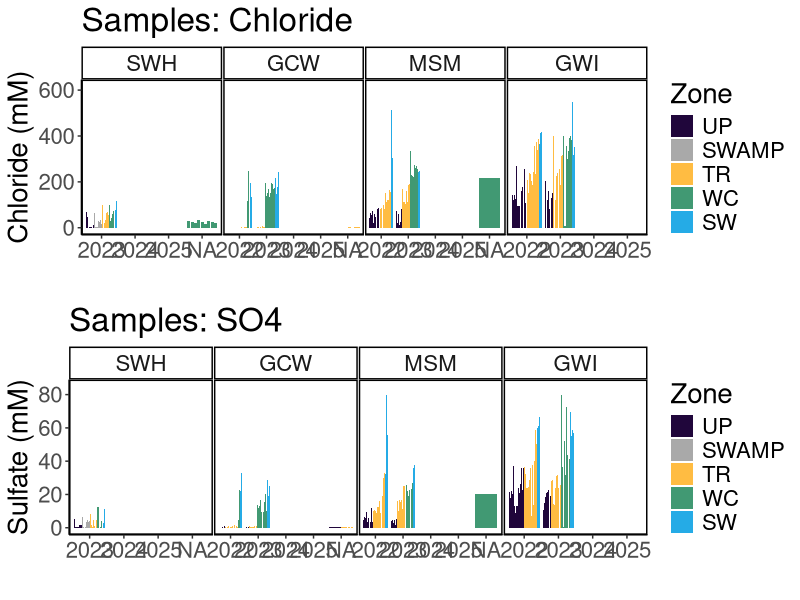
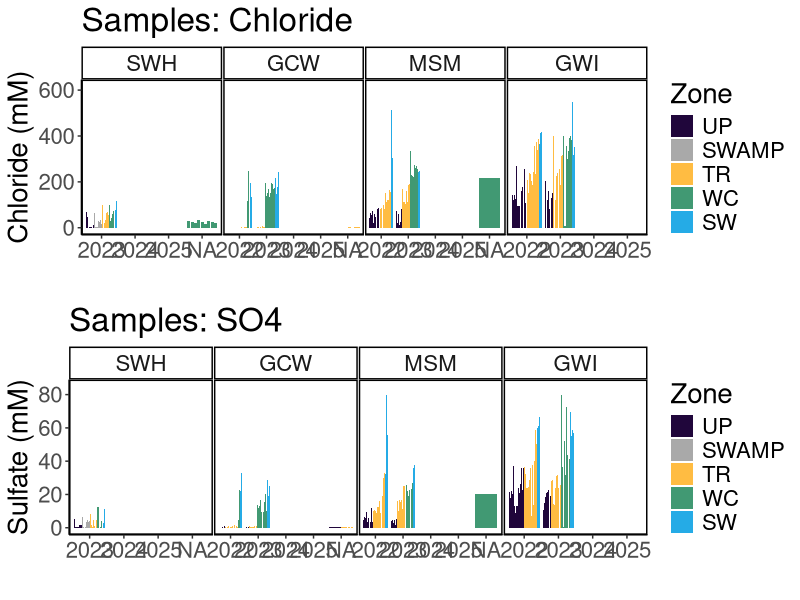
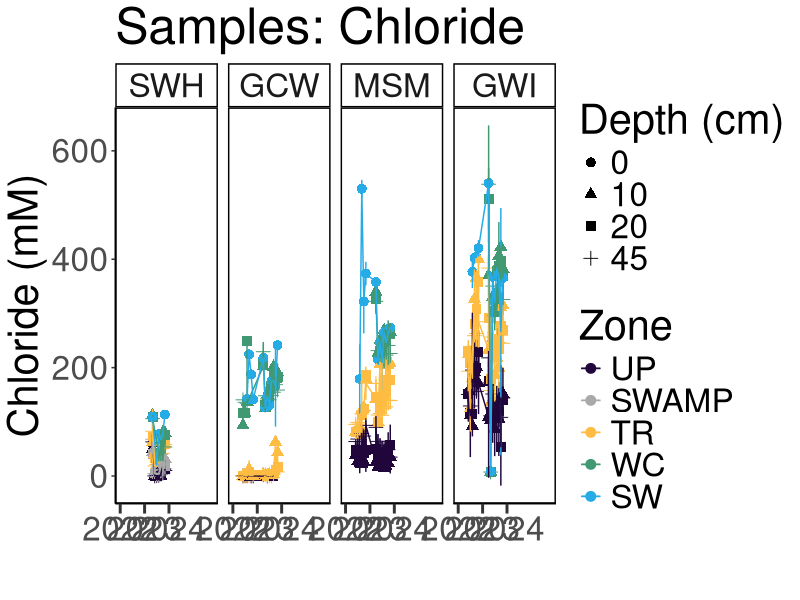
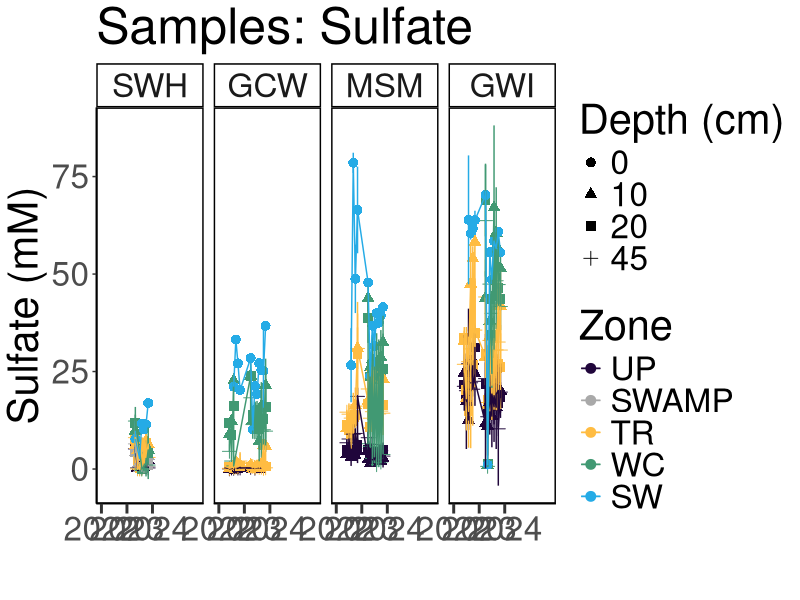
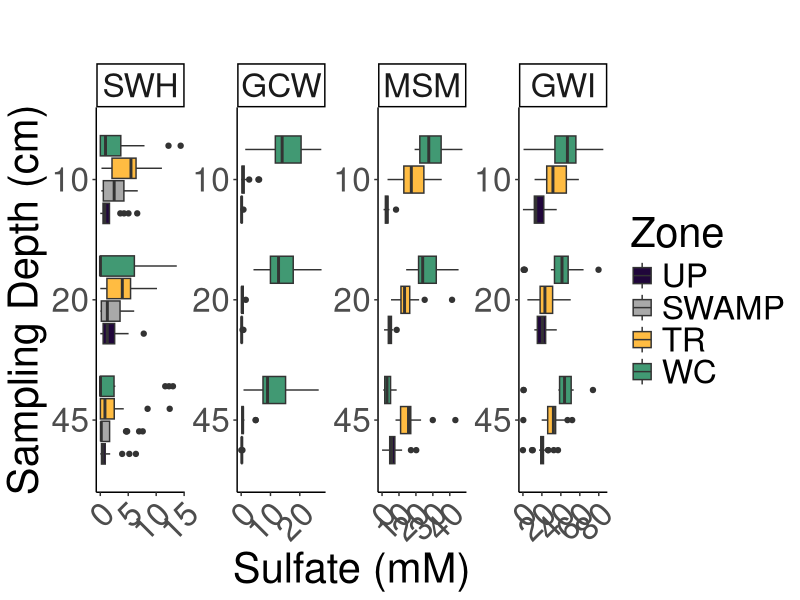
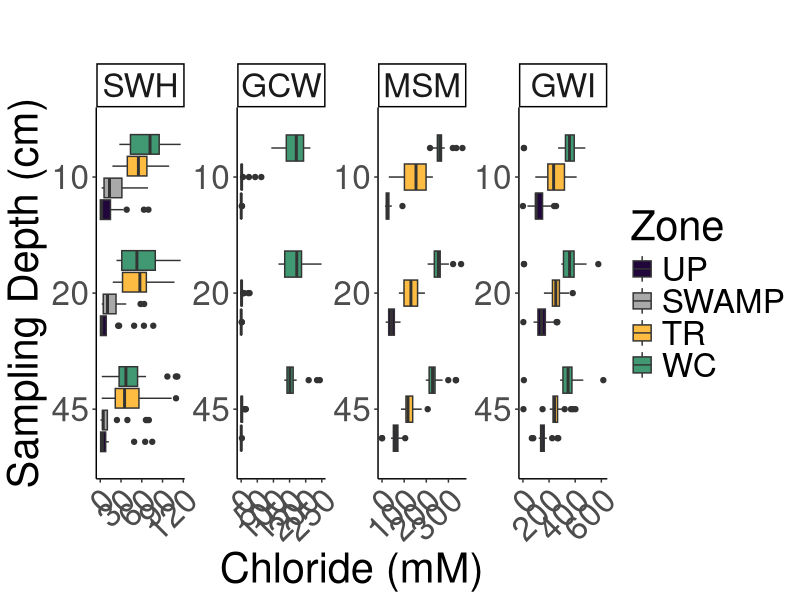
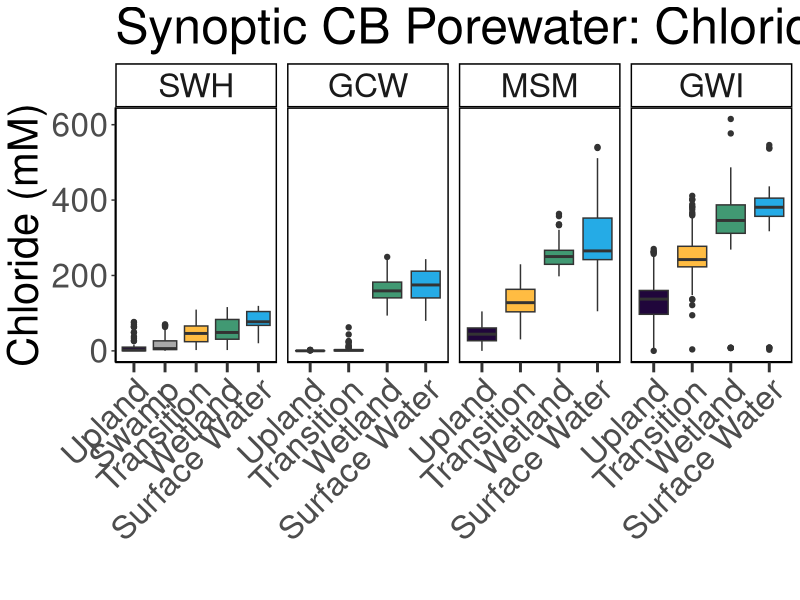
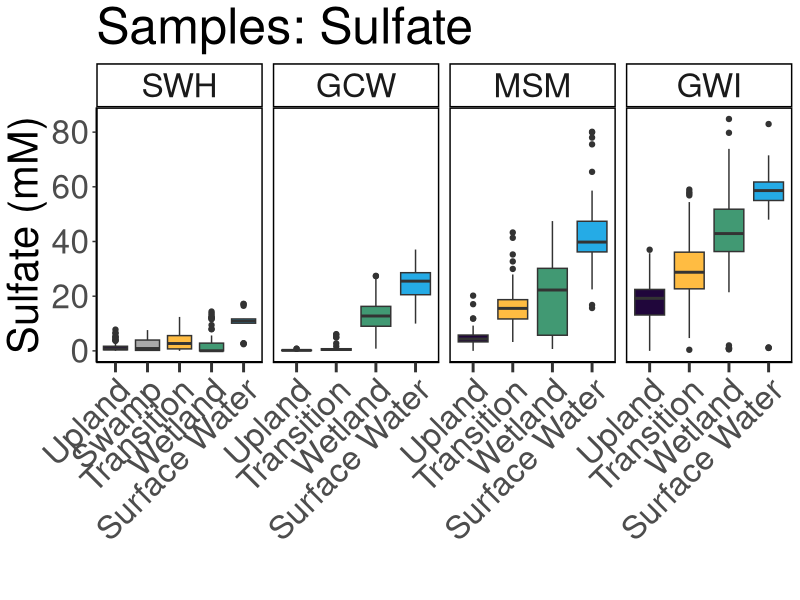

Write the R code that produced these figures, in order.
## ---- chunk 1
library(dplyr)
library(ggplot2)
library(ggpubr)
library(stringr)
library(readxl)
library(tidyr)
library(tibble)
library(openxlsx)
library(knitr)
## ---- chunk 2

#read in 2022 Dionex Data:
dat22 <- read.csv("2022/COMPASS_SynopticCB_SO4_Cl_2022.csv")
# head(dat22)
colnames(dat22)

#read in 2023 Dionex Data:
dat23 <- read.csv("2023/COMPASS_SynopticCB_SO4_Cl_2023.csv")
# head(dat23)
colnames(dat23)

#read in 2024 Dionex Data:
dat24 <- read.csv("2024/COMPASS_SynopticCB_SO4_Cl_2024.csv")
# head(dat24)
colnames(dat24)

#read in 2025 Dionex Data:
dat25 <- read.csv("2025/COMPASS_SynopticCB_SO4_Cl_2025.csv")
# head(dat25)
colnames(dat25)

all_dat <- bind_rows(dat22, dat23, dat24, dat25)

all_dat <- all_dat %>%
  dplyr::select(
    Project, Region, Sample_ID, Year, Month, Day, Time, Time_Zone,
    Site, Zone, Replicate, Depth_cm, 
    SO4_ppm, SO4_mM, SO4_Conc_flag, SO4_QAQC_flag, Cl_ppm, Cl_mM, Cl_Conc_flag, Cl_QAQC_flag, salinity,
    Analysis_rundate,  Run_notes, Field_notes
        # list columns in the order you want them
  )

##Set 4 decimal points max
all_dat <- all_dat %>%
  mutate(across(where(is.numeric), round, digits = 4)) ##This does make all salinities 0 when Cl_ppm is 0 instead of 0.000026

## ---- chunk 3

#pull the column names from the all_dat dataframe and create a new dataframe with them 
metadat <- data.frame(Column_Names = colnames(all_dat))
metadat

metadat$Description <- ""
metadat$Units <- ""
metadat$Instrument_ifapplicable <- ""

#add information about each line: 

metadat$Description <- c("Project name", 
                         "Region samples originated from: CB = Chesapeake Bay",
                         "Sample identifier used in laboratory and field", 
                         "Year (YYYY) of sample collection", 
                         "Month (#) of sample collection",
                         "Day (#) of sample collection",
                         "Time (HH:MM) of sample collection",
                         "Time Zone of sample collection",
                         "Name of sampling transect location (GCW, SWH, MSM, GWI), see dataset locations for coordinates", 
                         "Zone within space-for-time transect (UP=Upland, SWAMP=Swamp, TR=Transition, WC=Wetland Control, SW=Surface Water)",
                         "Lysimeter or sample replicate id (A-C)", 
                         "Depth in centimeters from which water sample was taken", 
                         "Sulfate concentration in ppm", 
                         "Sulfate concentration in mM", 
                         "Sulfate concentration flag base on standard curve (bdl=below detection limit (0), adl=above detection limit (highest   
                         standard), Within_Range=within detection range)", 
                         "Sulfate QAQC Flags generated during checks of standards, blanks, dups, and spks",
                         "Chloride concentration in ppm", 
                         "Chloride concentration in mM", 
                         "Chloride concentration flag base on standard curve (bdl=below detection limit (0), adl=above detection limit (highest   
                         standard), Within_Range=within detection range)", 
                         "Chloride QAQC Flags generated during checks of standards, blanks, dups, and spks", 
                         "Salinity calculated using the Knudsen equation: Salinity=((1.807*(Chloride ppm)+0.026)/1000", 
                         "The date that samples were run on the Dionex IC", 
                         "Any notes generated during QAQC", 
                         "Notes generated during field sample collection")

metadat$Units <-       c("NA", 
                         "NA",
                         "NA", 
                         "NA",
                         "NA",
                         "NA", 
                         "NA",
                         "NA", 
                         "NA", 
                         "NA",
                         "NA", 
                         "cm",
                         "ppm", 
                         "mM", 
                         "NA", 
                         "NA", 
                         "ppm", 
                         "mM", 
                         "NA", 
                         "NA", 
                         "ppt", 
                         "NA", 
                         "NA",
                         "NA")

metadat$Instrument_ifapplicable <-  
  
                       c("NA", 
                         "NA",
                         "NA", 
                         "NA",
                         "NA",
                         "NA", 
                         "NA",
                         "NA", 
                         "NA", 
                         "NA",
                         "NA", 
                         "NA",
                         "Dionex Integrion HPIC (Thermo Fisher)", 
                         "Dionex Integrion HPIC (Thermo Fisher)", 
                         "NA", 
                         "NA", 
                         "Dionex Integrion HPIC (Thermo Fisher)", 
                         "Dionex Integrion HPIC (Thermo Fisher)", 
                         "NA", 
                         "NA", 
                         "NA", 
                         "NA", 
                         "NA",
                         "NA")


## ---- chunk 4

#write out a csv of all the data to the main folder: 
write.csv(all_dat, "COMPASS_SynopticCB_SO4_Cl_AllData.csv")


#write out a csv of the metadata associated with the data: 
write.csv(metadat, "COMPASS_SynopticCB_SO4_Cl_Metadata.csv")

## ---- chunk 5

data_plotting <- all_dat

#Order by Zone from Upland to Surface Water
data_plotting$Zone = factor(data_plotting$Zone, levels = c("UP", "SWAMP", "TR", "WC", "SW"))
data_plotting <- data_plotting[order(data_plotting$Zone), ]

#Order by Site from SWH, GCW, MSM, GWI order, which is oligohaline to polyhaline
data_plotting$Site = factor(data_plotting$Site, levels = c("SWH", "GCW", "MSM", "GWI"))
data_plotting <- data_plotting[order(data_plotting$Site), ]

#Plot samples to get a first look at concentrations (sanity check)
#group the data for plotting
data_plotting_all <- data_plotting %>%
  group_by(Site, Zone) %>%
  mutate(row_num = factor(row_number())) %>%  # create row_num as factor per group
  ungroup()

data_plotting_all$Date <- as.Date(paste(data_plotting_all$Year, data_plotting_all$Month, data_plotting_all$Day, sep = "-"))


#Plot data and change colors based on Zone:
viz_cl_plot <- ggplot(data_plotting_all, aes(x = as.character(Year), y = Cl_mM, fill = Zone)) +
  geom_bar(stat = "identity", position = position_dodge2(preserve = "total")) +
  facet_grid( ~ Site, scales="free") +
  scale_fill_manual(values = c(
    "UP" = "#20063B",
    "TR" = "#FFBC42",
    "SWAMP" = "darkgrey",
    "WC" = "#419973",
    "SW" = "#25ABE6"
  )) +
  theme_classic() +
  labs(x = " ", y = "Chloride (mM)", title = "Samples: Chloride") +
  theme(
    panel.spacing = unit(.05, "lines"), 
    panel.border = element_rect(color = "black", fill = NA, linewidth = 1)) + 
  theme(text = element_text(size = 20))

# viz_cl_plot


viz_so4_plot <-  ggplot(data_plotting_all, aes(x = as.character(Year), y = SO4_mM, fill = Zone)) +
  geom_bar(stat = "identity", position = position_dodge2(preserve = "total")) +
  facet_grid( ~ Site, scales="free") +
  scale_fill_manual(values = c(
    "UP" = "#20063B",
    "TR" = "#FFBC42",
    "SWAMP" = "darkgrey",
    "WC" = "#419973",
    "SW" = "#25ABE6"
  )) +
  theme_classic() +
  labs(x = " ", y = "Sulfate (mM)", title = "Samples: SO4") +
  theme(
    panel.spacing = unit(.05, "lines"), 
    panel.border = element_rect(color = "black", fill = NA, linewidth = 1))+ 
  theme(text = element_text(size = 20))

# viz_so4_plot

ggarrange(viz_cl_plot, viz_so4_plot, nrow=2, ncol=1)


## ---- chunk 6

##Make Date Column with just Year and Month for Sample ID
all_dat_dates <- data_plotting %>%
  mutate(
    YearMonth = if_else(
      Month < 10,
      # Modify the string:
      YearMonth <- paste(data_plotting$Year, data_plotting$Month, sep = "-0"), 
      YearMonth <- paste(data_plotting$Year, data_plotting$Month, sep = "-"), 
    )
  )

##Summarize SO4 and Cl by Date, Site, and Zone
Dionex_avg <- all_dat_dates %>%
  group_by(Month, Year, Site, Zone) %>%
   dplyr::summarize(mean_SO4 = mean(SO4_mM, na.rm=TRUE), 
            sd_SO4 = sd(SO4_mM, na.rm=TRUE), 
            mean_Cl = mean(Cl_mM, na.rm=TRUE), 
            sd_Cl = sd(Cl_mM, na.rm=TRUE), 
            YearMonth = first(YearMonth))

# Concatenate with a day (e.g., "01" for the first day)
Dionex_avg$Date <- paste0(Dionex_avg$YearMonth, "-01")

# Convert to Date object
Dionex_avg$Date <- as.Date(Dionex_avg$Date)

# Define the specific date breaks you want to display
specific_breaks <- as.Date(c("2022-01-01", "2023-01-01", "2024-01-01", "2025-01-01"))

viz_cl_plot_avgs <- ggplot(Dionex_avg, aes(x = Date, y = mean_Cl, color = Zone, group = Zone)) +
  geom_point(size = 3) + 
  geom_errorbar(aes(ymin = mean_Cl - sd_Cl, ymax = mean_Cl + sd_Cl), width = 0.2) + 
  geom_line() + 
  facet_grid( ~ Site, scales="free_y") +
  scale_color_manual(values = c(
    "UP" = "#20063B",
    "TR" = "#FFBC42",
    "SWAMP" = "darkgrey",
    "WC" = "#419973",
    "SW" = "#25ABE6"
  )) +
  theme_classic() +
  labs(x = "Date", y = "Chloride (mM)", title = "Samples: Chloride") +
  theme(
    panel.spacing = unit(0.5, "lines"), 
    panel.border = element_rect(color = "black", fill = NA, linewidth = 1)) +
  # theme(axis.text.x = element_text(angle = 90, hjust = 0.5))+ 
  theme(text = element_text(size = 30))+
  scale_x_date(breaks = specific_breaks, date_labels = "%Y", expand = expansion(mult = c(0.18, 0.05)))+
  theme(axis.ticks.x = element_line(linewidth = 1))+
  theme(axis.ticks.length.x = unit(0.25, "cm"))

# viz_cl_plot_avgs


viz_so4_plot_avgs <- ggplot(Dionex_avg, aes(x = Date, y = mean_SO4, color = Zone, group = Zone)) +
  geom_point(size = 3) + 
  geom_errorbar(aes(ymin = mean_SO4 - sd_SO4, ymax = mean_SO4 + sd_SO4), width = 0.2) + 
  geom_line() + 
  facet_grid( ~ Site, scales="free_y") +
  scale_color_manual(values = c(
    "UP" = "#20063B",
    "TR" = "#FFBC42",
    "SWAMP" = "darkgrey",
    "WC" = "#419973",
    "SW" = "#25ABE6"
  )) +
  theme_classic() +
  labs(x = " ", y = "Sulfate (mM)", title = "Samples: Sulfate") +
  theme(
    panel.spacing = unit(0.5, "lines"), 
    panel.border = element_rect(color = "black", fill = NA, linewidth = 1)) +
  # theme(axis.text.x = element_text(angle = 90, hjust = 0.5))+ 
  theme(text = element_text(size = 30))+
  scale_x_date(breaks = specific_breaks, date_labels = "%Y", expand = expansion(mult = c(0.18, 0.05)))+
  theme(axis.ticks.x = element_line(linewidth = 1))+
  theme(axis.ticks.length.x = unit(0.25, "cm"))

# viz_so4_plot_avgs

ggarrange(viz_cl_plot, viz_so4_plot, nrow=2, ncol=1)

## ---- chunk 7

##Summarize SO4 and Cl by Date, Site, and Zone
Dionex_avg_depth <- all_dat_dates %>%
  group_by(Month, Year, Site, Zone, Depth_cm) %>%
   dplyr::summarize(mean_SO4 = mean(SO4_mM, na.rm=TRUE), 
            sd_SO4 = sd(SO4_mM, na.rm=TRUE), 
            mean_Cl = mean(Cl_mM, na.rm=TRUE), 
            sd_Cl = sd(Cl_mM, na.rm=TRUE), 
            YearMonth = first(YearMonth))

# Concatenate with a day (e.g., "01" for the first day)
Dionex_avg_depth$Date <- paste0(Dionex_avg_depth$YearMonth, "-01")

# Convert to Date object
Dionex_avg_depth$Date <- as.Date(Dionex_avg_depth$Date)

# Define the specific date breaks you want to display
specific_breaks <- as.Date(c("2022-01-01", "2023-01-01", "2024-01-01"))

viz_cl_plot_depth <- ggplot(Dionex_avg_depth, aes(x = Date, y = mean_Cl, color = Zone, group = Zone, shape = as.character(Depth_cm))) +
  geom_point(size = 3) + 
  geom_errorbar(aes(ymin = mean_Cl - sd_Cl, ymax = mean_Cl + sd_Cl), width = 0.2) + 
  geom_line() + 
  facet_grid( ~ Site, scales="free_y") +
  scale_color_manual(values = c(
    "UP" = "#20063B",
    "TR" = "#FFBC42",
    "SWAMP" = "darkgrey",
    "WC" = "#419973",
    "SW" = "#25ABE6"
  )) +
  theme_classic() +
  labs(x = " ", y = "Chloride (mM)", title = "Samples: Chloride") +
  theme(
    panel.spacing = unit(0.5, "lines"), 
    panel.border = element_rect(color = "black", fill = NA, linewidth = 1)) +
  # theme(axis.text.x = element_text(angle = 90, hjust = 0.5))+ 
  theme(text = element_text(size = 30))+
  scale_x_date(breaks = specific_breaks, date_labels = "%Y", expand = expansion(mult = c(0.18, 0.05))) + 
  labs(fill = "Zone", shape = "Depth (cm)")+
  theme(axis.ticks.x = element_line(linewidth = 1))+
  theme(axis.ticks.length.x = unit(0.25, "cm"))

viz_cl_plot_depth


viz_so4_plot_depth <- ggplot(Dionex_avg_depth, aes(x = Date, y = mean_SO4, color = Zone, group = Zone, shape = as.character(Depth_cm))) +
  geom_point(size = 3) + 
  geom_errorbar(aes(ymin = mean_SO4 - sd_SO4, ymax = mean_SO4 + sd_SO4), width = 0.2) + 
  geom_line() + 
  facet_grid( ~ Site, scales="free_y") +
  scale_color_manual(values = c(
    "UP" = "#20063B",
    "TR" = "#FFBC42",
    "SWAMP" = "darkgrey",
    "WC" = "#419973",
    "SW" = "#25ABE6"
  )) +
  theme_classic() +
  labs(x = " ", y = "Sulfate (mM)", title = "Samples: Sulfate")  +
  theme(
    panel.spacing = unit(0.5, "lines"), 
    panel.border = element_rect(color = "black", fill = NA, linewidth = 1)) +
  # theme(axis.text.x = element_text(angle = 90, hjust = 0.5))+ 
  theme(text = element_text(size = 30))+
  scale_x_date(breaks = specific_breaks, date_labels = "%Y", expand = expansion(mult = c(0.18, 0.05))) + 
  labs(fill = "Zone", shape = "Depth (cm)")+
  theme(axis.ticks.x = element_line(linewidth = 1))+
  theme(axis.ticks.length.x = unit(0.25, "cm"))

viz_so4_plot_depth
# ggarrange(viz_cl_plot, viz_so4_plot, nrow=2, ncol=1)

## ---- chunk 8

##Remove SW
data_plotting_depth <- data_plotting %>%
  filter(Zone != "SW") %>%
  mutate(Depth_cm = factor(Depth_cm, levels = c("45", "20", "10")))


#Plot data and change colors based on Zone:
viz_so4_depth <-  ggplot(data_plotting_depth, aes(x = Depth_cm, y = SO4_mM, fill = Zone)) +
  geom_boxplot() +
  facet_wrap( ~ Site, scales="free", nrow = 1) +
  scale_fill_manual(values = c(
    "UP" = "#20063B",
    "TR" = "#FFBC42",
    "SWAMP" = "darkgrey",
    "WC" = "#419973")) +
  theme_classic() +
  labs(x = "Sampling Depth (cm)", y = "Sulfate (mM)", title = "") +
  # theme(
  #   panel.spacing = unit(.05, "lines"), 
  #   panel.border = element_rect(color = "black", fill = NA, linewidth = 1))+ 
  theme(text = element_text(size = 30))+ 
  theme(axis.text.x = element_text(angle = 45, vjust = 1, hjust = 1))+ 
  coord_flip() 

viz_so4_depth

#Plot data and change colors based on Zone:
viz_cl_depth <-  ggplot(data_plotting_depth, aes(x = Depth_cm, y = Cl_mM, fill = Zone)) +
  geom_boxplot() +
  facet_wrap( ~ Site, scales="free", nrow = 1) +
  scale_fill_manual(values = c(
    "UP" = "#20063B",
    "TR" = "#FFBC42",
    "SWAMP" = "darkgrey",
    "WC" = "#419973")) +
  theme_classic() +
  labs(x = "Sampling Depth (cm)", y = "Chloride (mM)", title = "") +
  # theme(
  #   panel.spacing = unit(.05, "lines"), 
  #   panel.border = element_rect(color = "black", fill = NA, linewidth = 1))+ 
  theme(text = element_text(size = 30))+ 
  theme(axis.text.x = element_text(angle = 45, vjust = 1, hjust = 1))+ 
  coord_flip() 

viz_cl_depth

## ---- chunk 9

all_dat_dates <- all_dat_dates %>% 
    mutate(
    Zone_1 = case_when(
      Zone == "UP" ~ "Upland",
      Zone == "SWAMP" ~ "Swamp",
      Zone == "TR" ~ "Transition",
      Zone == "WC" ~ "Wetland",
      Zone == "SW" ~ "Surface Water",
      TRUE ~ Zone  # keep everything else unchanged
    )
  ) %>%
  mutate(Zone_1 = factor(Zone_1, levels = c("Upland", "Swamp", "Transition", "Wetland", "Surface Water")))


##Summarize SO4 and Cl by Date, Site, and Zone
viz_cl_boxplot <- ggplot(all_dat_dates, aes(x = Zone_1, y = Cl_mM, fill = Zone_1, group = Zone_1)) +
  geom_boxplot() + 
  facet_grid( ~ Site, scales = "free_x") +
  scale_x_discrete(drop = TRUE) +
  scale_fill_manual(values = c(
    "Upland" = "#20063B",
    "Transition" = "#FFBC42",
    "Swamp" = "darkgrey",
    "Wetland" = "#419973",
    "Surface Water" = "#25ABE6"
  ), labels = c("Upland", "Swamp", "Transition", "Wetland", "Surface Water")) +
  theme_classic() +
  labs(x = " ", y = "Chloride (mM)", title = "Synoptic CB Porewater: Chloride") +
  theme(
    panel.spacing = unit(0.5, "lines"), 
    panel.border = element_rect(color = "black", fill = NA, linewidth = 1)) +
  theme(axis.text.x = element_text(angle = 45, vjust = 1, hjust = 1))+ 
  theme(text = element_text(size = 30))+
  theme(axis.ticks.x = element_line(linewidth = 1))+
  theme(axis.ticks.length.x = unit(0.25, "cm"))+ 
  #scale_x_discrete(labels = c("Upland", "Swamp", "Transition", "Wetland", "Surface Water"))+ 
  theme(legend.position = "none")

viz_cl_boxplot


viz_so4_boxplot <- ggplot(all_dat_dates, aes(x = Zone_1, y = SO4_mM, fill = Zone_1, group = Zone_1)) +
  geom_boxplot() +
  facet_grid( ~ Site, scales = "free_x") +
  scale_x_discrete(drop = TRUE) +
  scale_fill_manual(values = c(
    "Upland" = "#20063B",
    "Transition" = "#FFBC42",
    "Swamp" = "darkgrey",
    "Wetland" = "#419973",
    "Surface Water" = "#25ABE6"
  ), labels = c("Upland", "Swamp", "Transition", "Wetland", "Surface Water")) +
  theme_classic() +
  labs(x = " ", y = "Sulfate (mM)", title = "Samples: Sulfate") +
  theme(
    panel.spacing = unit(0.5, "lines"), 
    panel.border = element_rect(color = "black", fill = NA, linewidth = 1)) +
  theme(axis.text.x = element_text(angle = 45, vjust = 1, hjust = 1))+ 
  theme(text = element_text(size = 30))+
  theme(axis.ticks.x = element_line(linewidth = 1))+
  theme(axis.ticks.length.x = unit(0.25, "cm"))+ 
  #scale_x_discrete(labels = c("Upland", "Swamp", "Transition", "Wetland", "Surface Water"))+ 
  theme(legend.position = "none")

viz_so4_boxplot

# ggarrange(viz_cl_boxplot, viz_so4_boxplot, nrow=2, ncol=1)

# Save as a PNG
png("COMPASS_SynopticCB_Cl_alldata.png", width = 2000, height = 1200, res = 100) 
print(viz_cl_boxplot)  # For ggplot objects, use print()
dev.off() 

# Save as a PNG
png("COMPASS_SynopticCB_SO4_alldata.png", width = 2000, height = 1200, res = 100) 
print(viz_so4_boxplot)  # For ggplot objects, use print()
dev.off() 

## ---- chunk 10
# It would also be great to add to our collation codes a summary chunk that will calculate value ranges, means, and standard deviations (and errors) for each site, zone, depth for each year; also for each site zone, depth overall; and for each site and zone overall so that we have some easy access to metrics. Was just thinking this might be helpful today when re-collating the DIC data.

colnames(all_dat)

##Metrics for each site, zone, depth for each year
summary_by_year <- all_dat %>%
  group_by(Year, Site, Zone, Depth_cm) %>%
   reframe(
     min_Cl_mM = min(Cl_mM, na.rm=TRUE),
     max_Cl_mM = max(Cl_mM, na.rm=TRUE), 
     mean_Cl_mM = mean(Cl_mM, na.rm=TRUE), 
     sd_Cl_mM = sd(Cl_mM, na.rm=TRUE), 

     min_SO4_mM = min(SO4_mM, na.rm=TRUE),
     max_SO4_mM = max(SO4_mM, na.rm=TRUE), 
     mean_SO4_mM = mean(SO4_mM, na.rm=TRUE), 
     sd_SO4_mM = sd(SO4_mM, na.rm=TRUE)) %>%
  mutate(across(where(is.numeric), round, digits = 4)) 

##Metrics for each site, zone, depth for all years
summary_all_years <- all_dat %>%
  group_by(Site, Zone, Depth_cm) %>%
   reframe(
     min_Cl_ppm = min(Cl_ppm, na.rm=TRUE),
     max_Cl_ppm = max(Cl_ppm, na.rm=TRUE), 
     mean_Cl_ppm = mean(Cl_ppm, na.rm=TRUE), 
     sd_Cl_ppm = sd(Cl_ppm, na.rm=TRUE), 

     min_SO4_ppm = min(SO4_ppm, na.rm=TRUE),
     max_SO4_ppm = max(SO4_ppm, na.rm=TRUE), 
     mean_SO4_ppm = mean(SO4_ppm, na.rm=TRUE), 
     sd_SO4_ppm = sd(SO4_ppm, na.rm=TRUE)) %>%
  mutate(across(where(is.numeric), round, digits = 4)) 

##Metrics for each site and zone for all depths and years
summary_all_depths_years <- all_dat %>%
  group_by(Site, Zone) %>%
   reframe(
     min_Cl_ppm = min(Cl_ppm, na.rm=TRUE),
     max_Cl_ppm = max(Cl_ppm, na.rm=TRUE), 
     mean_Cl_ppm = mean(Cl_ppm, na.rm=TRUE), 
     sd_Cl_ppm = sd(Cl_ppm, na.rm=TRUE), 

     min_SO4_ppm = min(SO4_ppm, na.rm=TRUE),
     max_SO4_ppm = max(SO4_ppm, na.rm=TRUE), 
     mean_SO4_ppm = mean(SO4_ppm, na.rm=TRUE), 
     sd_SO4_ppm = sd(SO4_ppm, na.rm=TRUE)) %>%
  mutate(across(where(is.numeric), round, digits = 4)) 

## ---- chunk 11
#  I am thinking it might be cool to add to our porewater collation files a table at the end that has total number of samples then also some info about # of samples per zone, site, depth etc.

##Metrics for each year
sample_numbers_years <- all_dat %>%
  group_by(Year) %>%
   reframe(
     Number_of_samples = n())

##Metrics for each site, zone, depth for all years
sample_numbers <- all_dat %>%
  group_by(Site, Zone, Depth_cm) %>%
   reframe(
     Number_of_samples = n())
     

## ---- chunk 12

library(kableExtra)

#Order by Zone from Upland to Surface Water
summary_all_depths_years$Zone = factor(summary_all_depths_years$Zone, levels = c("UP", "SWAMP", "TR", "WC", "SW"))
summary_all_depths_years <- summary_all_depths_years[order(summary_all_depths_years$Zone), ]

#Order by Site from SWH, GCW, MSM, GWI order, which is oligohaline to polyhaline
summary_all_depths_years$Site = factor(summary_all_depths_years$Site, levels = c("SWH", "GCW", "MSM", "GWI"))
summary_all_depths_years <- summary_all_depths_years[order(summary_all_depths_years$Site), ]

kable(
  summary_all_depths_years[, c("Site", "Zone", "min_Cl_ppm",	"max_Cl_ppm",	"mean_Cl_ppm", "min_SO4_ppm",	"max_SO4_ppm",	"mean_SO4_ppm")],  
  format = "latex",
  booktabs = TRUE,
  caption = "Summary Statistics"
) %>%
  kable_styling(
    latex_options = c("hold_position", "striped", "scale_down"),
    font_size = 12
  ) %>%
  row_spec(0, bold = TRUE) %>%   # header
  column_spec(1, bold = TRUE)


## ---- chunk 13

#Order by Zone from Upland to Surface Water
sample_numbers$Zone = factor(sample_numbers$Zone, levels = c("UP", "SWAMP", "TR", "WC", "SW"))
sample_numbers <- sample_numbers[order(sample_numbers$Zone), ]

#Order by Site from SWH, GCW, MSM, GWI order, which is oligohaline to polyhaline
sample_numbers$Site = factor(sample_numbers$Site, levels = c("SWH", "GCW", "MSM", "GWI"))
sample_numbers <- sample_numbers[order(sample_numbers$Site), ]

kable(
  sample_numbers_years[, c("Year", "Number_of_samples")],  
  format = "latex",
  booktabs = TRUE,
  caption = paste0("Total Samples: ", nrow(all_dat))
) %>%
  kable_styling(
    latex_options = c("hold_position", "striped", "scale_down"),
    font_size = 12
  ) %>%
  row_spec(0, bold = TRUE) %>%   # header
  column_spec(1, bold = TRUE)

## ---- chunk 14
##Remove SW samples
sample_numbers_pw <- sample_numbers %>% 
  filter(Zone != "SW")

##Number of Samples Plots
sample_num_barplot <- ggplot(sample_numbers_pw, aes(x = as.character(Depth_cm), y = Number_of_samples, fill = Zone)) +
  geom_col(position = "dodge", color = "black", width = 0.75) + # 'color' adds a border to the bars
  facet_grid(~Site , scales = "free_x") +
  scale_x_discrete(drop = TRUE) +
  scale_fill_manual(values = c(
    "UP" = "#20063B",
    "TR" = "#FFBC42",
    "SWAMP" = "darkgrey",
    "WC" = "#419973"
  ), labels = c("Upland", "Swamp", "Transition", "Wetland")) +
  theme_classic() +
  labs(x = "Depth (cm)", y = "Number of Samples", title = "Synoptic CB Porewater Sample Numbers") +
  theme(
    panel.spacing = unit(0.5, "lines"),
    panel.border = element_rect(color = "black", fill = NA, linewidth = 1)) +
  theme(axis.text.x = element_text(angle = 45, vjust = 1, hjust = 1))+
  theme(text = element_text(size = 30))+
  theme(axis.ticks.x = element_line(linewidth = 1))+
  theme(axis.ticks.length.x = unit(0.25, "cm"))
  #scale_x_discrete(labels = c("Upland", "Swamp", "Transition", "Wetland", "Surface Water"))+
  # theme(legend.position = "none")

sample_num_barplot
## ---- chunk 15

#write out a csv of all the data to the main folder: 
write.csv(summary_by_year, "COMPASS_SynopticCB_PW_SO4_Cl_Summarized_By_Year.csv")


#write out a csv of the metadata associated with the data: 
write.csv(summary_all_years, "COMPASS_SynopticCB_PW_SO4_Cl_Summarized_Years_Combined.csv")


#write out a csv of the metadata associated with the data: 
write.csv(summary_all_depths_years, "COMPASS_SynopticCB_PW_SO4_Cl_Summarized_Years_and_Depths_Combined.csv")
